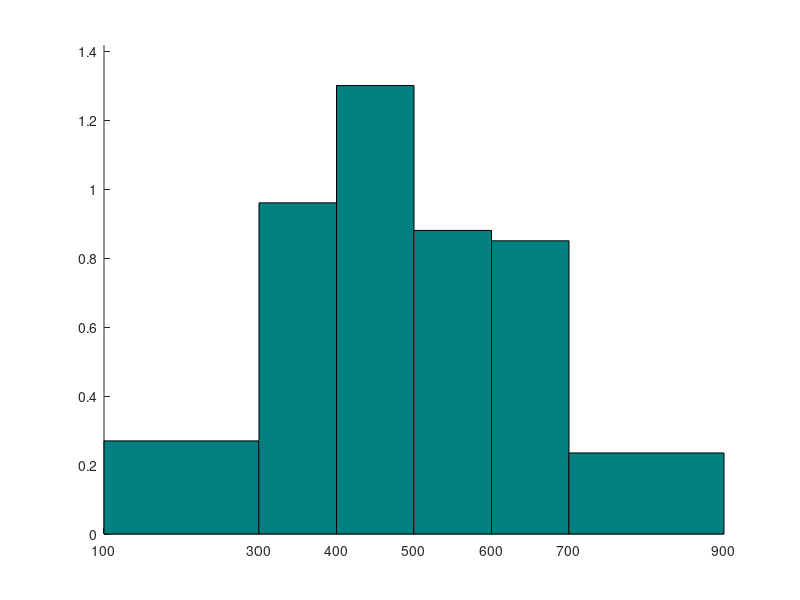

Source code (MATLAB):
%=====================================================================
% EJERCICIO 3.1
% Matematica computacional para telecomunicaciones.
% Un enfoque practico con Octave y MATLAB.
% Irene Gomez Bueno y Pablo Guerrero Garcia.
%
% Ejecutar desde esta carpeta tras haber ejecutado iniciar.m en la raiz
% del repositorio.
%=====================================================================

disp('-----------')
disp('EJERCICIO 3.1')
disp('-----------')

disp('-----------')
disp('Apartado a)')
disp('-----------')
%Definicion de datos
n=[54, 96, 130, 88, 85, 47]; %frecuencias
Li=[100, 300, 400, 500, 600, 700, 900]; %extremos de los intervalos

%Calculo de puntos medios
x=(Li(1:end-1)+Li(2:end))/2;
%Calculo de amplitudes
a=diff(Li);
%Calculo de alturas en el histograma
h=n./a;

function barhistc(limits,heights)
    % (by Pablo Guerrero-Garcia <pablito@ctima.uma.es>, May 2025)
    % (   Dept. Applied Mathematics, University of Malaga, Spain)
    % Version adaptada: recibe todos los extremos de las clases (n+1 valores)
    widths = diff(limits); figure, hold on
    for currect=[limits(1:end-1);zeros(size(heights));widths;heights]
        rectangle('Position',currect','FaceColor',[0 0.5 0.5]);
    end; xticks(limits)
    axis([limits(1) limits(end) 0 min(heights)/2+max(heights)]), hold off
endfunction

disp('Grafica del histograma sin normalizar')

barhistc(Li,h), hold on;
%plot(x,h); %Descomentar si quiero el poligono de frecuencias
hold off;
%histograma sin normalizar, i.e., en funcion de ni y no de fi

disp('Calculo de la frecuencia acumulada')
nac=cumsum(n); [n' nac']

disp('-----------')
disp('Apartado b)')
disp('-----------')

disp('Cálculo de la moda')
[val,ind]=max(h);
d1=h(ind)-h(ind-1);
d2=h(ind)-h(ind+1);
Mo=Li(ind)+a(ind)*(d1/(d1+d2));
Mo

disp('Calculo de la mediana')
N=sum(n);
n2=N/2;
L=find(n2<nac); ind=L(1) % Encuentra el primer índice donde n2 < nac %O bien ind=find(n2<nac,1)
Me=Li(ind)+a(ind)*(n2-nac(ind-1))/n(ind);
Me

disp('Calculo de la media')
m1=sum(n.*x)/N;
media=m1;
media

disp('Calculo de la varianza')
m2=sum(n.*x.^2)/N;%segundo momento ordinario
varianza=m2-m1^2;
varianza

disp('-----------')
disp('Apartado c)')
disp('-----------')

disp('Calculemos el sesgo')
m3=sum(n.*x.^3)/N; %momento ordinario de orden 3
m3_central=m3-3*m2*m1+2*m1^3; %momento central de orden 3
s=sqrt(varianza); %desviacion tipica
sesgo=m3_central/s^3;
sesgo
